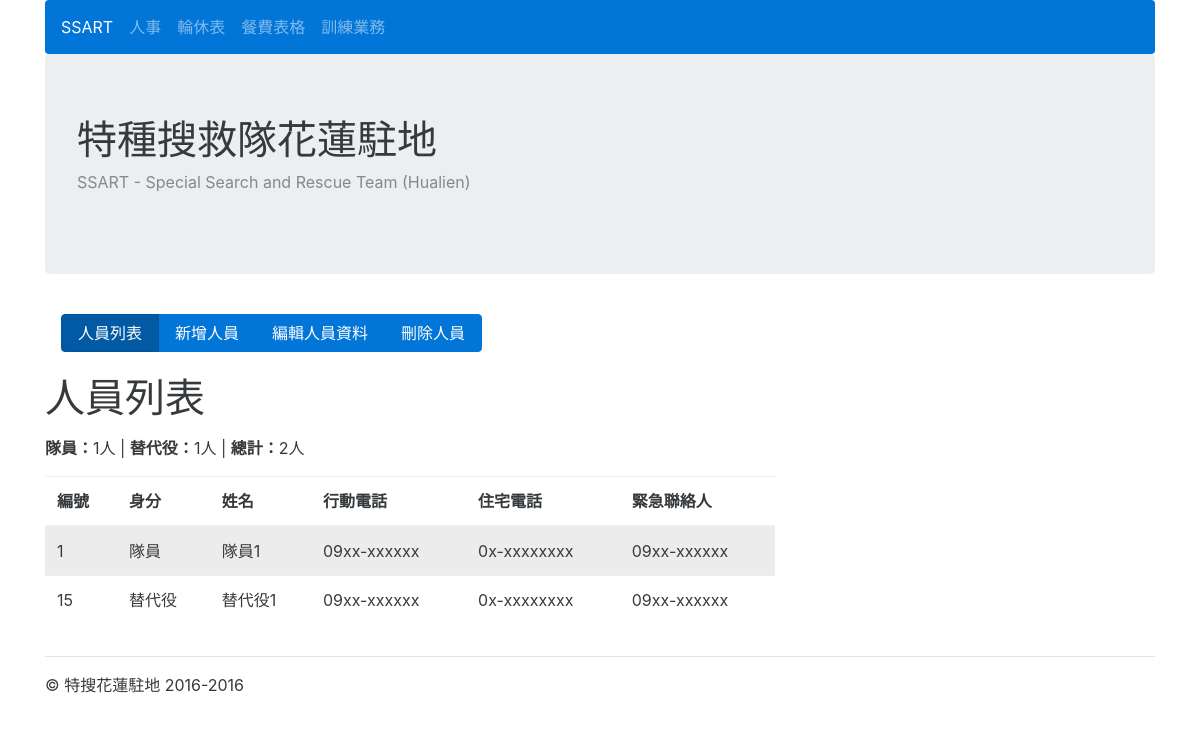
/userprofile/profile_list, run on the app's committed database.
### userprofile/models.py (models this page shows, shortened)
class UserProfile(models.Model):
	name = models.CharField(max_length=20)
	rank = models.CharField(max_length=20, choices=RANK_CHOICES)
	number = models.IntegerField()
	mobile_phone = models.CharField(max_length=20, null=True, blank=True)
	home_phone = models.CharField(max_length=20, null=True, blank=True)
	emergency_call = models.CharField(max_length=20, null=True, blank=True)
	eat = models.BooleanField(default=True)
	objects = models.Manager()
	members = MemberManager()
	substitutes = SubstituteManager()
	eats = EatManager()
	class Meta:
		ordering = ['number']

### userprofile/views.py (the view)
def profile_list(request):
	profiles = UserProfile.objects.all()
	members = UserProfile.members.all()
	substitutes = UserProfile.substitutes.all()
	context = {
	'profiles':profiles,
	'members':members,
	'substitutes':substitutes,
	}
	return render(request, 'profile_list.html', context)

### userprofile/models.py (called while the page is built)
	def get_queryset(self):
		return super(MemberManager, self).get_queryset().filter(rank='隊員')

	def get_queryset(self):
		return super(SubstituteManager, self).get_queryset().filter(rank='替代役')

### userprofile/templates/profile_list.html (shortened to what this page needs)
{% extends 'base.html' %}
{% load widget_tweaks %}
{% block content %}
<nav class="navbar">
<div class="btn-group">
<a href={% url 'profile_list' %} class="btn btn-primary active"> 人員列表</a>
<a href={% url 'create_colleague' %} class="btn btn-primary"> 新增人員</a>
<a href={% url 'edit_profile' %} class="btn btn-primary"> 編輯人員資料</a>
<a href={% url 'profile_delete_list' %} class="btn btn-primary"> 刪除人員</a>
</div>
</nav>
<p><h1>人員列表</h1></p>
<p><strong>隊員：</strong>{{members.count}}人 | <strong>替代役：</strong>{{substitutes.count}}人 | <strong>總計：</strong>{{profiles.count}}人</p>
<div class="row">
<div class="col-lg-8">
<table class="table table-hover">
  <thead>
    <tr>
      <th>編號</th>
      <th>身分</th>
      <th>姓名</th>
      <th>行動電話</th>
      <th>住宅電話</th>
      <th>緊急聯絡人</th>
    </tr>
  </thead>
  <tbody>
      {% for profile in profiles %}
    <tr>
    {% if profile.rank == '隊員' %}
      <td class="table-active">{{ profile.number }}</td>
      <td class="table-active">{{ profile.rank }}</td>
      <td class="table-active">{{ profile.name }}</td>
      <td class="table-active">{{ profile.mobile_phone }}</td>
      <td class="table-active">{{ profile.home_phone }}</td>
      <td class="table-active">{{ profile.emergency_call }}</td>
  {% else %}
      <td>{{ profile.number }}</td>
      <td>{{ profile.rank }}</td>
      <td>{{ profile.name }}</td>
      <td>{{ profile.mobile_phone }}</td>
      <td>{{ profile.home_phone }}</td>
      <td>{{ profile.emergency_call }}</td>
   {% endif %}
    </tr>
       {% endfor %}
  </tbody>
</table>
</div>
</div>
{% endblock %}

### data on the page
UserProfile: number "1", rank "隊員", name "隊員1", mobile_phone "09xx-xxxxxx", home_phone "0x-xxxxxxxx", emergency_call "09xx-xxxxxx"
UserProfile: number "15", rank "替代役", name "替代役1", mobile_phone "09xx-xxxxxx", home_phone "0x-xxxxxxxx", emergency_call "09xx-xxxxxx"

### other printed values
{{ members.count }} "1"
{{ substitutes.count }} "1"
{{ profiles.count }} "2"
